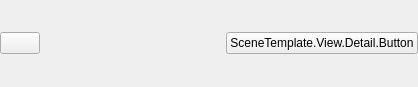
<?xml version="1.0" encoding="UTF-8"?>
<ui version="4.0">
 <class>PLSSceneTemplateMainSceneInstallView</class>
 <widget class="QWidget" name="PLSSceneTemplateMainSceneInstallView">
  <property name="geometry">
   <rect>
    <x>0</x>
    <y>0</y>
    <width>418</width>
    <height>87</height>
   </rect>
  </property>
  <property name="windowTitle">
   <string>Form</string>
  </property>
  <layout class="QHBoxLayout" name="horizontalLayout">
   <property name="spacing">
    <number>0</number>
   </property>
   <property name="leftMargin">
    <number>0</number>
   </property>
   <property name="topMargin">
    <number>0</number>
   </property>
   <property name="rightMargin">
    <number>0</number>
   </property>
   <property name="bottomMargin">
    <number>0</number>
   </property>
   <item>
    <widget class="PLSSceneInstallButton" name="installButton">
     <property name="text">
      <string/>
     </property>
    </widget>
   </item>
   <item>
    <spacer name="horizontalSpacer_2">
     <property name="orientation">
      <enum>Qt::Horizontal</enum>
     </property>
     <property name="sizeHint" stdset="0">
      <size>
       <width>0</width>
       <height>0</height>
      </size>
     </property>
    </spacer>
   </item>
   <item>
    <widget class="QPushButton" name="detailButton">
     <property name="text">
      <string>SceneTemplate.View.Detail.Button</string>
     </property>
    </widget>
   </item>
  </layout>
 </widget>
 <customwidgets>
  <customwidget>
   <class>PLSSceneInstallButton</class>
   <extends>QPushButton</extends>
   <header>PLSSceneInstallButton.h</header>
  </customwidget>
 </customwidgets>
 <resources/>
 <connections/>
</ui>
